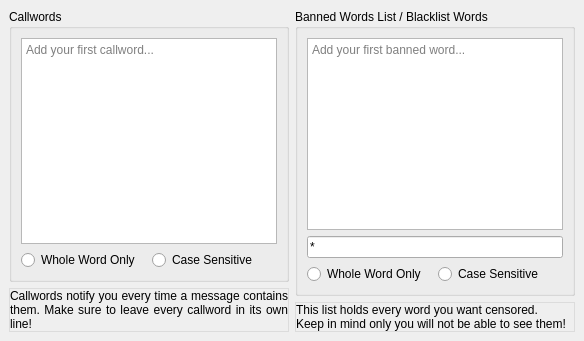
     <widget class="QWidget" name="callwords_tab">
      <attribute name="title">
       <string>Keywords</string>
      </attribute>
      <layout class="QHBoxLayout" name="horizontalLayout">
       <property name="leftMargin">
        <number>9</number>
       </property>
       <property name="topMargin">
        <number>9</number>
       </property>
       <property name="rightMargin">
        <number>9</number>
       </property>
       <property name="bottomMargin">
        <number>9</number>
       </property>
       <item>
        <layout class="QVBoxLayout" name="verticalLayout">
         <item>
          <widget class="QGroupBox" name="groupBox">
           <property name="title">
            <string>Callwords</string>
           </property>
           <layout class="QVBoxLayout" name="verticalLayout_8">
            <item>
             <widget class="QPlainTextEdit" name="callwords_textbox">
              <property name="sizePolicy">
               <sizepolicy hsizetype="Expanding" vsizetype="Expanding">
                <horstretch>0</horstretch>
                <verstretch>0</verstretch>
               </sizepolicy>
              </property>
              <property name="placeholderText">
               <string>Add your first callword...</string>
              </property>
             </widget>
            </item>
            <item>
             <layout class="QHBoxLayout" name="horizontalLayout_6">
              <property name="topMargin">
               <number>0</number>
              </property>
              <item>
               <widget class="QRadioButton" name="callwords_whole_word">
                <property name="text">
                 <string>Whole Word Only</string>
                </property>
                <property name="autoExclusive">
                 <bool>false</bool>
                </property>
               </widget>
              </item>
              <item>
               <widget class="QRadioButton" name="callwords_case_sensitive">
                <property name="text">
                 <string>Case Sensitive</string>
                </property>
                <property name="autoExclusive">
                 <bool>false</bool>
                </property>
               </widget>
              </item>
             </layout>
            </item>
           </layout>
          </widget>
         </item>
         <item>
          <widget class="QLabel" name="callwords_explain_lbl">
           <property name="styleSheet">
            <string notr="true">QLabel {
	border: 1px solid rgb(220, 220, 220);
}</string>
           </property>
           <property name="frameShape">
            <enum>QFrame::StyledPanel</enum>
           </property>
           <property name="frameShadow">
            <enum>QFrame::Plain</enum>
           </property>
           <property name="lineWidth">
            <number>1</number>
           </property>
           <property name="text">
            <string>&lt;html&gt;&lt;head/&gt;&lt;body&gt;&lt;p&gt;Callwords notify you every time a message contains them. Make sure to leave every callword in its own line!&lt;/p&gt;&lt;/body&gt;&lt;/html&gt;</string>
           </property>
           <property name="alignment">
            <set>Qt::AlignJustify|Qt::AlignVCenter</set>
           </property>
           <property name="wordWrap">
            <bool>true</bool>
           </property>
           <property name="margin">
            <number>5</number>
           </property>
          </widget>
         </item>
        </layout>
       </item>
       <item>
        <layout class="QVBoxLayout" name="verticalLayout_7">
         <item>
          <widget class="QGroupBox" name="groupBox_2">
           <property name="title">
            <string>Banned Words List / Blacklist Words</string>
           </property>
           <layout class="QVBoxLayout" name="verticalLayout_10">
            <item>
             <widget class="QPlainTextEdit" name="blacklist_textbox">
              <property name="maximumBlockCount">
               <number>0</number>
              </property>
              <property name="placeholderText">
               <string>Add your first banned word...</string>
              </property>
             </widget>
            </item>
            <item>
             <widget class="QLineEdit" name="replace_with_textbox">
              <property name="text">
               <string>*</string>
              </property>
              <property name="maxLength">
               <number>1</number>
              </property>
              <property name="frame">
               <bool>true</bool>
              </property>
              <property name="placeholderText">
               <string>Replace it with...</string>
              </property>
              <property name="cursorMoveStyle">
               <enum>Qt::LogicalMoveStyle</enum>
              </property>
             </widget>
            </item>
            <item>
             <layout class="QHBoxLayout" name="horizontalLayout_5">
              <property name="topMargin">
               <number>0</number>
              </property>
              <item>
               <widget class="QRadioButton" name="blacklist_whole_word">
                <property name="text">
                 <string>Whole Word Only</string>
                </property>
                <property name="autoExclusive">
                 <bool>false</bool>
                </property>
               </widget>
              </item>
              <item>
               <widget class="QRadioButton" name="blacklist_case_sensitive">
                <property name="text">
                 <string>Case Sensitive</string>
                </property>
                <property name="autoExclusive">
                 <bool>false</bool>
                </property>
               </widget>
              </item>
             </layout>
            </item>
           </layout>
          </widget>
         </item>
         <item>
          <widget class="QLabel" name="blacklist_explain_lbl">
           <property name="styleSheet">
            <string notr="true">QLabel {
	border: 1px solid rgb(220, 220, 220);
}</string>
           </property>
           <property name="text">
            <string>This list holds every word you want censored.
Keep in mind only you will not be able to see them!</string>
           </property>
           <property name="alignment">
            <set>Qt::AlignJustify|Qt::AlignVCenter</set>
           </property>
           <property name="wordWrap">
            <bool>true</bool>
           </property>
           <property name="margin">
            <number>5</number>
           </property>
          </widget>
         </item>
        </layout>
       </item>
      </layout>
     </widget>
